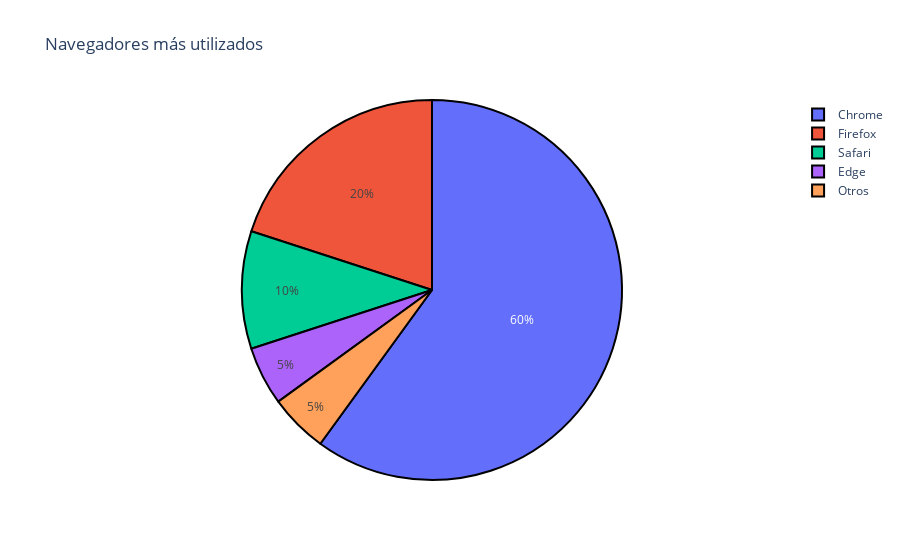

Notebook code cell kept with this figure:
### Markdown cell above
![Gráfico](img/temperaturas.png)

### Code cell
df_encuesta = pd.read_csv("archivos_csv/encuesta.csv")
fig4 = px.pie(df_encuesta,values='Porcentaje', names='Navegador',title="Navegadores más utilizados")
#fig4.update_traces(rotation=45) # Angulo de inicio 
fig4.update_traces(marker=dict(line=dict(color='black', width=2))) # Bordes alrededor de las porciones
fig4.show()

### Figure 1 — Plotly figure (JSON) as saved in the notebook; plotly's stock layout.template omitted (floating-point values rounded to 4 significant figures)
{"data": [{"domain": {"x": [0, 1], "y": [0, 1]}, "hovertemplate": "Navegador=%{label}<br>Porcentaje=%{value}<extra></extra>", "labels": ["Chrome", "Firefox", "Safari", "Edge", "Otros"], "legendgroup": "", "marker": {"line": {"color": "black", "width": 2}}, "name": "", "showlegend": true, "type": "pie", "values": [60, 20, 10, 5, 5]}], "layout": {"legend": {"tracegroupgap": 0}, "title": {"text": "Navegadores más utilizados"}}}
